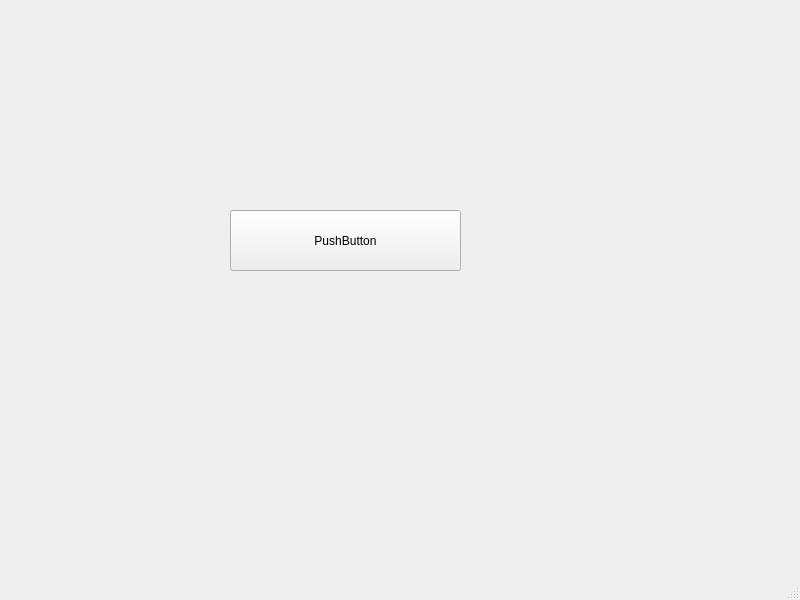
<?xml version="1.0" encoding="UTF-8"?>
<ui version="4.0">
 <class>MainWindow</class>
 <widget class="QMainWindow" name="MainWindow">
  <property name="geometry">
   <rect>
    <x>0</x>
    <y>0</y>
    <width>800</width>
    <height>600</height>
   </rect>
  </property>
  <property name="windowTitle">
   <string>MainWindow</string>
  </property>
  <widget class="QWidget" name="centralwidget">
   <widget class="QPushButton" name="pushButton">
    <property name="geometry">
     <rect>
      <x>230</x>
      <y>210</y>
      <width>231</width>
      <height>61</height>
     </rect>
    </property>
    <property name="text">
     <string>PushButton</string>
    </property>
   </widget>
  </widget>
  <widget class="QMenuBar" name="menubar">
   <property name="geometry">
    <rect>
     <x>0</x>
     <y>0</y>
     <width>800</width>
     <height>21</height>
    </rect>
   </property>
  </widget>
  <widget class="QStatusBar" name="statusbar"/>
 </widget>
 <resources/>
 <connections/>
</ui>
